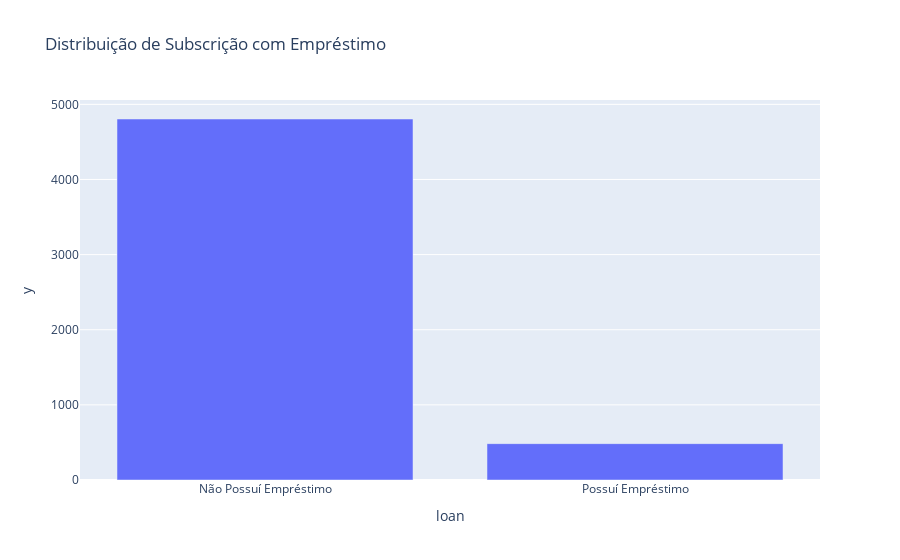

Here is the notebook cell this chart was saved with:
### Code cell
joby = pd.DataFrame(data.groupby('loan')['y'].sum()).reset_index()
joby = joby.sort_values(by = 'y', ascending = False)
fig = px.bar(joby.iloc[:], 
             x = 'loan', y = 'y', title = 'Distribuição de Subscrição com Empréstimo')

fig.show()

### Figure 1 — Plotly figure (JSON) as saved in the notebook; plotly's stock layout.template omitted (floating-point values rounded to 4 significant figures)
{"data": [{"alignmentgroup": "True", "hovertemplate": "loan=%{x}<br>y=%{y}<extra></extra>", "legendgroup": "", "marker": {"color": "#636efa"}, "name": "", "offsetgroup": "", "orientation": "v", "showlegend": false, "textposition": "auto", "type": "bar", "x": ["Não Possuí Empréstimo", "Possuí Empréstimo"], "xaxis": "x", "y": [4805, 484], "yaxis": "y"}], "layout": {"barmode": "relative", "legend": {"tracegroupgap": 0}, "title": {"text": "Distribuição de Subscrição com Empréstimo"}, "xaxis": {"anchor": "y", "domain": [0, 1], "title": {"text": "loan"}}, "yaxis": {"anchor": "x", "domain": [0, 1], "title": {"text": "y"}}}}
